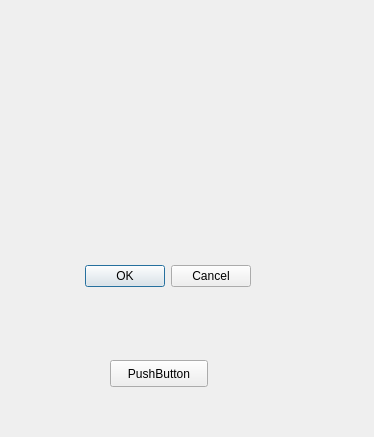
<?xml version="1.0" encoding="UTF-8"?>
<ui version="4.0">
 <class>AeroGenDialogBase</class>
 <widget class="QDialog" name="AeroGenDialogBase">
  <property name="geometry">
   <rect>
    <x>0</x>
    <y>0</y>
    <width>374</width>
    <height>437</height>
   </rect>
  </property>
  <property name="windowTitle">
   <string>AeroGen</string>
  </property>
  <widget class="QDialogButtonBox" name="button_box">
   <property name="geometry">
    <rect>
     <x>60</x>
     <y>260</y>
     <width>191</width>
     <height>32</height>
    </rect>
   </property>
   <property name="orientation">
    <enum>Qt::Horizontal</enum>
   </property>
   <property name="standardButtons">
    <set>QDialogButtonBox::Cancel|QDialogButtonBox::Ok</set>
   </property>
  </widget>
  <widget class="QPushButton" name="pushButton">
   <property name="geometry">
    <rect>
     <x>110</x>
     <y>360</y>
     <width>98</width>
     <height>27</height>
    </rect>
   </property>
   <property name="text">
    <string>PushButton</string>
   </property>
  </widget>
 </widget>
 <resources/>
 <connections>
  <connection>
   <sender>button_box</sender>
   <signal>accepted()</signal>
   <receiver>AeroGenDialogBase</receiver>
   <slot>accept()</slot>
   <hints>
    <hint type="sourcelabel">
     <x>20</x>
     <y>20</y>
    </hint>
    <hint type="destinationlabel">
     <x>20</x>
     <y>20</y>
    </hint>
   </hints>
  </connection>
  <connection>
   <sender>button_box</sender>
   <signal>rejected()</signal>
   <receiver>AeroGenDialogBase</receiver>
   <slot>reject()</slot>
   <hints>
    <hint type="sourcelabel">
     <x>20</x>
     <y>20</y>
    </hint>
    <hint type="destinationlabel">
     <x>20</x>
     <y>20</y>
    </hint>
   </hints>
  </connection>
 </connections>
</ui>
